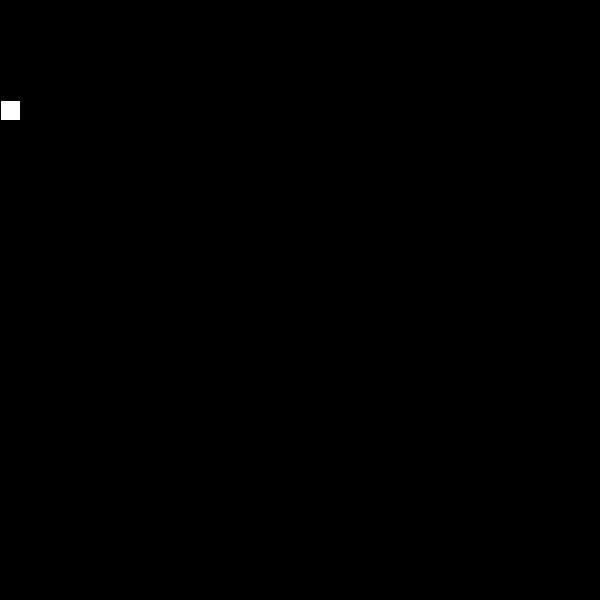
Frame 1 (no input)
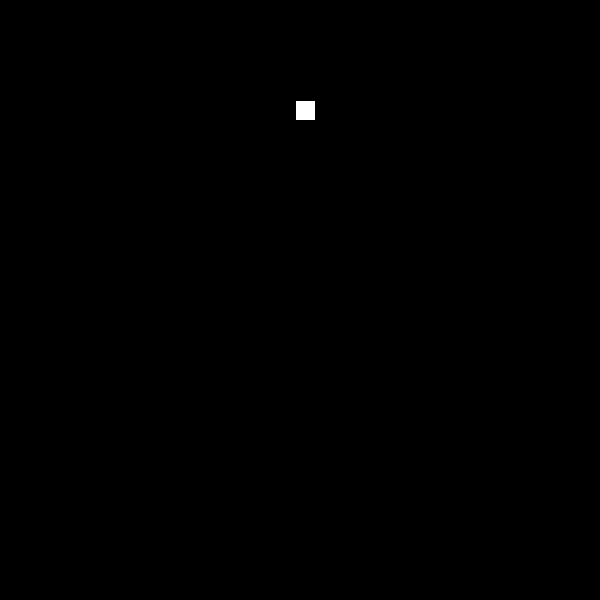
Frame 60 (the mouse pressed at the canvas centre just before this capture)
Frame 120 (the mouse held since frame 60 and released just before this capture): identical to frame 60, image omitted

The Processing sketch that drew these frames (run headless with seeded random() and noise(); from frame 60 on, the mouse is pressed at the canvas centre):

// Processing sketch: s006_bouncing_box
// ── s006_bouncing_box.pde
// global variable
float x = 0;
float stepx = 5;
void setup() {
  size(600, 600);
}

void draw() {
  background(0);
  rect(x, 100, 20, 20);
  x = x + stepx;
  if(x > width - 20) {
    stepx = -stepx;
  }
  if(x < 0) {
    stepx = -stepx;
  }
}
// whet I click the mouse...
void mousePressed() {
  // send the box to the left
  x = 0;
}
